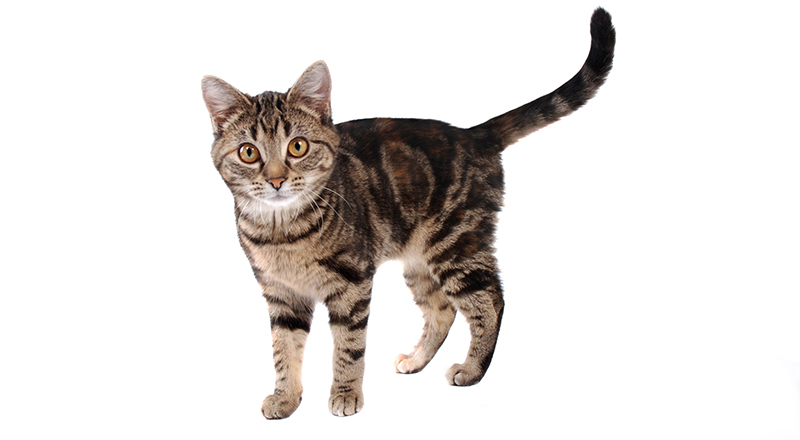
%> input picture experiments/photodraw/photo_stimuli/1_chosen_categories/final_set/cat.jpg, 800 x 440 px
$ octave --eval "resizeImages;"   (GNU Octave 9; MATLAB toolbox functions it lacks are replaced by stand-ins)
%> lines starting %> are read from the running program, lines starting %| are printed output that depends on the picture; in (x1, y1, x2, y2) boxes, pixels count from 0 and x2, y2 are one past the last pixel; in counts of white or black regions, pixels touching at a corner belong together; the program's own positions count from 1
### experiments/photodraw/photo_stimuli/HelperCode/imAreaResize.m
function [newIm flag newPxCount] = imAreaResize(im, saveImName, saveDir, targetPxCount, frame)


% resize image to have the proper target pixel count
% pad image to fill a frame
% error if the image doesn't fit in the frame size (by how much is it
% over?)

colorThres  = 250;
imBW        = mean(im,3);
imThresh    = imBW < colorThres;
pxCount     = sum(imThresh(:));
pxTotal     = length(imThresh(:));
pctArea     = pxCount/pxTotal * 100;

% params
saveFigFlag=1 % set to 0 if you don't want to save, 1 by default
fileName = [saveImName '_threshold.png'] % filaneme

% make and save thresholded images
subplot(1,2,1)
imshow(imBW./255);
subplot(1,2,2)
imshow(imThresh);
saveFigureHelper(saveFigFlag, saveDir,fileName)

%
OK = input('thres image OK?', 's')
OK = str2num(OK);

% compute the size it has to be to achieve the target Px Count
scaleFactor = sqrt(targetPxCount/pxCount);

% critical step here!
newIm = imresize(im, scaleFactor);

% recalculate new px count
imBW        = mean(newIm,3);
imThresh    = imBW<250;
newPxCount  = sum(imThresh(:));

% [targetPxCount newPxCount]
% size(newIm)

if any(size(newIm)>frame) % x or y dimension
    % if the new image doesn't fit in the frame error
    flag=1;
    disp(['Image does not fit in frame: ' num2str(size(newIm,1)) ' pixels'])
elseif OK == 0
    flag=1;
    disp(['thresholding not ok!'])
else
    % if it fits, center it in the frame
    flag=0;
    blankIm = repmat(255, [frame frame 3]);

    offsetX = floor((frame-size(newIm,1))/2);
    offsetY = floor((frame-size(newIm,2))/2);
    blankIm(offsetX+1:offsetX+(size(newIm,1)), offsetY+1:offsetY+(size(newIm,2)),:) = newIm;

    newIm = blankIm;
end

end

### experiments/photodraw/photo_stimuli/HelperCode/saveFigureHelper.m
function saveFigureHelper(saveFigFlag, saveDir, figName)

if saveFigFlag
    set(gcf, 'PaperPositionMode', 'auto');
    if ~exist(saveDir, 'dir'), mkdir(saveDir), end;
    fn = fullfile(saveDir, figName);
    saveas(gcf, fn, 'png');
    disp('saving figure')
end

### experiments/photodraw/photo_stimuli/resize_images.m
function resizeImages()
% make all images same pixel count
addpath('HelperCode')

% parameters
frame       = 440;

% percent of frame area
visSize      = 15;

% helpers
frameArea       = frame*frame;
visPixelCount   = frameArea * visSize/100;

% get categories by reading image files folder
topDir=pwd;
stimDir='1_chosen_categories'
categories = getVisibleFiles(stimDir)

% remove that directory if it's already there:
saveDir = [stimDir '_resized'];
% if exist(saveDir, 'dir')
%     rmdir(saveDir, 's')
% end
mkdir(saveDir)

%% saving dir for thresholded figures
thresSaveDir = [stimDir '_Thresholds']
% if exist(thresSaveDir,'dir')
%     rmdir(thresSaveDir,'s')
% end
mkdir(thresSaveDir)

% loop through all images:
categories = {'final_set'}

for s=1:length(categories)
    % get list
    try
        imageDir = fullfile(topDir, stimDir, categories(s).name);
        imList = getVisibleFiles(imageDir);

        stimSaveDir=[saveDir filesep categories(s).name]
        thisCategory=categories(s).name
    catch % if we put in categories manually
        imageDir = fullfile(topDir, stimDir, categories{s});
        imList = getVisibleFiles(imageDir);

        stimSaveDir=[saveDir filesep categories{s}]
        thisCategory=categories{s}
    end

    if exist(stimSaveDir)
        rmdir(stimSaveDir,'s')
    end
    mkdir(stimSaveDir)
    countCat=0;

    for i=1:length(imList)
%         try
        % read in image
        im = imread(fullfile(topDir, stimDir, thisCategory, imList(i).name));
%> im is the input picture: size 440x800x3 uint8; mean R, G, B 227.2, 223.4, 221.1

        % image(im) % show me the image
        % imageBW = mean(im,3)./255;

        saveName = [thisCategory '_' imList(i).name];

        if any(size(mean(im,3))<200) % don't get low-res images
            disp('image too small!')
            flag=1
        else
          [resizedIm flag newPxCount] = imAreaResize(im, saveName, thresSaveDir,  visPixelCount, frame);
%> in imAreaResize, `imBW        = mean(im,3);`:
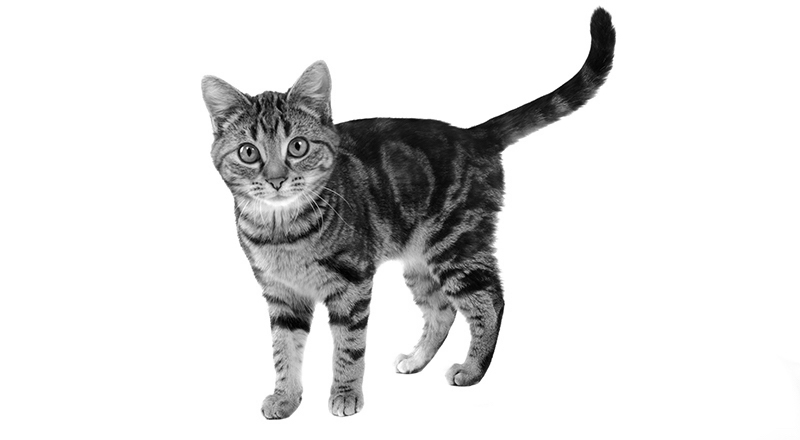
%> imBW: size 440x800 double; min 0, max 255, mean 223.9
%> in imAreaResize, `imThresh    = imBW < colorThres;`:
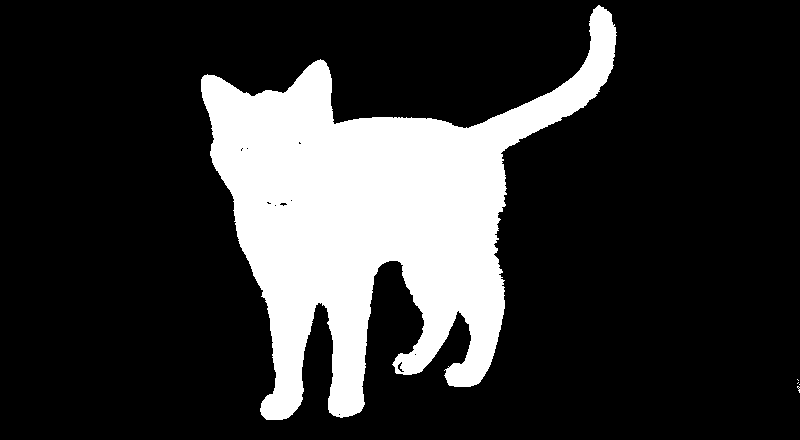
%> imThresh: size 440x800 logical; 20.2% white; 5 white regions (4 under 20 px), largest, box (x1, y1, x2, y2) and area: (201, 5, 617, 420) 71001
%> in imAreaResize, `pxCount     = sum(imThresh(:));`: pxCount = 71016
%> in imAreaResize, `pxTotal     = length(imThresh(:));`: pxTotal = 352000
%> in imAreaResize, `pctArea     = pxCount/pxTotal * 100;`: pctArea = 20.18
%> the answer given: 1_chosen_categories/elim/cat.jpg
%> in imAreaResize, `scaleFactor = sqrt(targetPxCount/pxCount);`: scaleFactor = 0.639
%> in imAreaResize, `imThresh    = imBW<250;`:
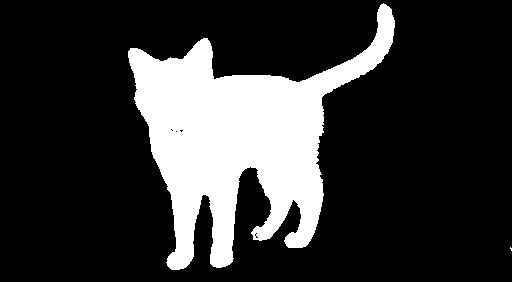
%> imThresh: size 282x512 logical; 20.4% white; 2 white regions (1 under 20 px), largest, box (x1, y1, x2, y2) and area: (128, 3, 395, 270) 29436
%> in imAreaResize, `newPxCount  = sum(imThresh(:));`: newPxCount = 29441
%| Image does not fit in frame: 282 pixels
%> flag = 1; newPxCount = 29441
        end

        if ~flag
            disp(['saving... ' imList(i).name])
            countCat=countCat+1;
            if countCat<10
                imageStr=['0' num2str(countCat)];
            else
                imageStr=num2str(countCat);
            end

            fn = fullfile(saveDir, [thisCategory], [imageStr '_' thisCategory '_'  imList(i).name]);
            imwrite(resizedIm./255, fn, 'png');
        end

    end

end


end

function files = getVisibleFiles(stimDir)
% don't get invisible files
files=dir(stimDir);
dropThese=[];
for i=1:length(files)
    if strfind(files(i).name(1),'.')
        dropThese(end+1)=i;
    end
end
files(dropThese)=[];

end
